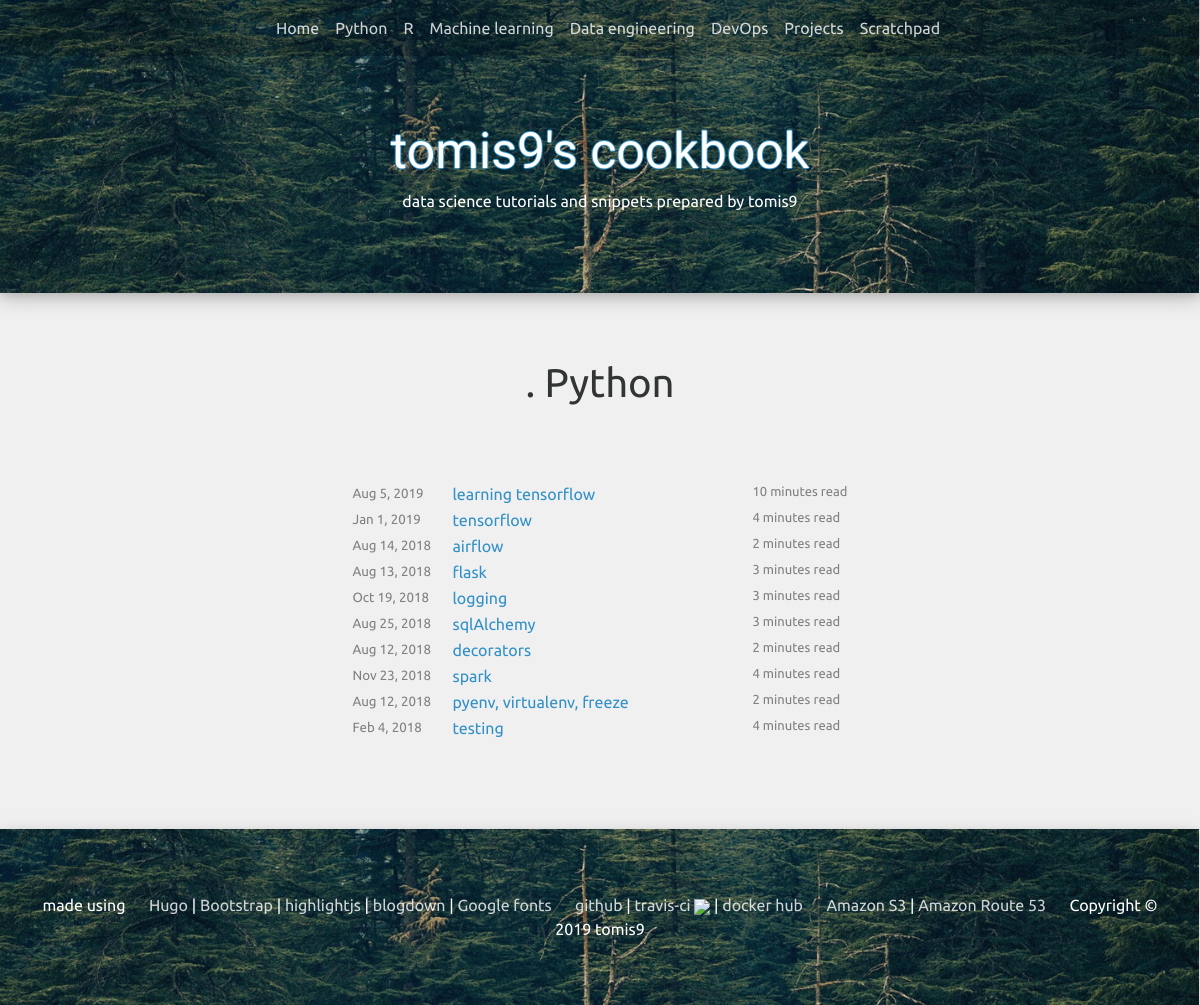
The app's page /list/python/ with its own data.
### blog/models.py (models this page shows, shortened)
class Category(models.Model):
    category_slug = models.CharField(max_length=250, primary_key=True)
    category_name = models.CharField(max_length=250)

class CategoryPost(models.Model):
    post_slug = models.ForeignKey(Post, on_delete=models.CASCADE)
    category_slug = models.ForeignKey(Category, on_delete=models.CASCADE)

class Post(models.Model):
    post_slug = models.SlugField(max_length=250, default='empty', primary_key=True)
    title = models.CharField(max_length=250)
    body = models.TextField(default='')
    date = models.DateTimeField(default=timezone.now)
    draft = models.BooleanField(default=True)
    read_time = models.IntegerField(default=0)
    def get_absolute_url(self):
        return "/post/" + self.post_slug
    def format_date(self):
        return self.date.strftime("%b %-d, %Y")
    class Meta:
        ordering = ('-date',)

### blog/views.py (the view)
# urls.py: path('list/<slug:category_slug>/', view_list, name='view_list'),
def view_list(request, category_slug):
    category = Category.objects.get(category_slug=category_slug)
    posts = CategoryPost.objects.filter(category_slug=category)
    categories = Category.objects.all()
    category_posts = CategoryPost.objects.all()
    context = {'category': category, 'posts': posts, 'categories': categories,
               'category_posts': category_posts}
    return render(request, 'blog/post/list.html', context)

### blog/templates/blog/post/list.html (shortened to what this page needs)
{% extends "blog/base.html" %}
{% load static %}
{% block content %}
<div class="list-div">
  <div class="article-title">
    <object type="image/svg+xml" data="{% static "/folder.svg" %}" height="30px"
            width="30px">.</object>
    {{ category.category_name }}
  </div>
  <br>
  <br>
  <table style="margin: 0 auto;">
      {% for post in posts %}
        <tr>
          <td style="white-space: nowrap; width: 100px; color: gray; font-size: smaller;">
            {{ post.post_slug.format_date }}
          </td>
          <td id="list-titles">
            <a href="{{ post.post_slug.get_absolute_url }}">
              {{ post.post_slug.title }}
            </a>
          </td>
          <td class="d-none d-lg-block d-xl-block" style="color: gray; font-size: small;">
              {{ post.post_slug.read_time }} {% if post.post_slug.read_time == 1 %} minute {% else %} minutes {% endif %} read
          </td>
        </tr>
      {% endfor %}
  </table>
    <br>
    <br>
</div>
{% endblock %}

### blog/templates/blog/base.html (shortened to what this page needs)
{% load static %}
<!DOCTYPE html>
<html lang="en">
  <head>
  <link rel="stylesheet" href="https://maxcdn.bootstrapcdn.com/bootstrap/4.3.1/css/bootstrap.min.css">
  <link rel="stylesheet" href="{% static "/css/bootstrap-toc.css" %}">
  <link rel="stylesheet" href="{% static "/css/darcula.css" %}">
  <link rel="stylesheet" href="{% static "/css/style.css" %}">
  <link rel="stylesheet" href="https://cdn.jsdelivr.net/npm/katex@0.10.2/dist/katex.min.css">
</head>
<body data-spy="scroll" data-target="#toc">
<nav id="navbar" class="navbar navbar-expand-md fixed-top navbar-hide transition">
    <div class="collapse navbar-collapse" id="collapsibleNavbar">
        <ul class="navbar-nav">
            <li class="nav-item">
                <a class="nav-link" href="/">Home</a>
            </li>
            {% for category in categories %}
                <li class="nav-item dropdown">
                    <a class="nav-link dropdown-toggle" data-toggle="dropdown">{{ category.category_name }}</a>
                </li>
            {% endfor %}
        </ul>
    </div>
</nav>
<div class="jumbotron text-center" id="header">
  <div id="header-title">
      <a href="/">tomis9's cookbook</a>
  </div>
  <p style="color: white;">data science tutorials and snippets prepared by tomis9</p>
</div>
{% block content %}
{% endblock %}
<div class="jumbotron text-center" id="footer">
  made using &emsp;
  <br class="d-xl-none">
  <a href="https://gohugo.io/">Hugo</a> |
  <a href="https://getbootstrap.com/">Bootstrap</a> |
  <a href="https://highlightjs.org/">highlightjs</a> |
  <a href="https://bookdown.org/yihui/blogdown/">blogdown</a> |
  <a href="https://fonts.google.com/">Google fonts</a> &emsp;
  <br class="d-xl-none">
  <a href="https://github.com/tomis9/cookbook">github</a> |
  <a href="https://travis-ci.org/tomis9/cookbook">travis-ci</a> <a href="https://travis-ci.org/tomis9/cookbook"><img src="https://api.travis-ci.org/tomis9/cookbook.png"></img></a> |
  <a href="https://hub.docker.com/r/tomis9/cookbook">docker hub</a> &emsp;
  <br class="d-xl-none">
  <a href="https://aws.amazon.com/s3">Amazon S3</a> |
  <a href="https://aws.amazon.com/route53/">Amazon Route 53</a> &emsp;
  <br class="d-xl-none">
  Copyright &copy; 2019 tomis9
</div>
</body>
</html>

### blog/static/css/style.css (style rules this page uses)
body { background-color: rgb(240, 240, 240); }
#navbar { color: white; }
.transition { -webkit-transition: all 0.5s ease-in-out; -moz-transition: all 0.5s ease-in-out; -o-transition: all 0.5s ease-in-out; transition: all 0.5s ease-in-out; }
.navbar-hide { background-color: none; background-image: url('/static/random-forest3.jpg'); background-position: center; background-repeat: no-repeat; background-size: cover; }
#header-title { margin: 0; margin-top: 50px; }
#header-title a:link, #header-title a:visited { text-shadow: -1px 0 #3090c7, 0 1px #3090c7, 1px 0 #3090c7, 0 -1px #3090c7; color: white; font-family: 'Fascinate', cursive; font-size: 50px; }
.navbar { overflow-x: hidden; max-height: 100%; }
@media (min-width: 768px) { .navbar-hide { background-color: rgba(0, 0, 0, 0.15); background-image: none; } }
@media (min-width: 768px) { .navbar-nav { margin:0 auto; } }
@media (min-width: 768px) { .navbar { overflow: visible; max-height: 1000px; } }
.nav-link, .nav-item { color: rgba(255, 255, 255, 0.8); }
.dropdown-toggle::after { display:none; }
.list-div { margin: auto; margin-top: 20px; margin-bottom: 20px; max-width: 1000px; padding: 20px; font-family: 'Ubuntu', sans-serif; color: #313632; }
.article a:link, .article a:visited, .list-div a:link, .list-div a:visited { color: #3090C7; color: rgba(48, 144, 199, 1); }
.article-title { font-size: 40px; margin-top: 20px; margin-bottom: 20px; text-align: center; }
#header { margin-bottom:0; background-image: url('/static/random-forest3.jpg'); background-position: center; background-repeat: no-repeat; background-size: cover; border-radius: 0; box-shadow: 0 4px 8px 0 rgba(0, 0, 0, 0.1), 0 6px 20px 0 rgba(0, 0, 0, 0.19); font-family: 'Ubuntu', sans-serif; }
#footer { background-image: url('/static/random-forest3.jpg'); background-position: center; background-repeat: no-repeat; background-size: cover; border-radius: 0; box-shadow: 0 4px 8px 0 rgba(0, 0, 0, 0.1), 0 6px 20px 0 rgba(0, 0, 0, 0.19); margin-bottom:0; color: white; font-family: 'Ubuntu', sans-serif; }
#footer a:link, #footer a:visited { color: rgba(255, 255, 255, 0.8); }
.nav-link { font-family: 'Ubuntu', sans-serif; }
#list-titles { width: 150px; }
@media (min-width: 768px) { #list-titles { width: 300px; } }

### records on screen
Category: category_name "Python"
Category: category_name "R"
Category: category_name "Machine learning"
Category: category_name "Data engineering"
Category: category_name "DevOps"
Category: category_name "Projects"
Category: category_name "Scratchpad"
CategoryPost: post_slug.format_date "Aug 5, 2019", post_slug "learning tensorflow", post_slug.read_time "10", shows "minutes"
CategoryPost: post_slug.format_date "Jan 1, 2019", post_slug "tensorflow", post_slug.read_time "4", shows "minutes"
CategoryPost: post_slug.format_date "Aug 14, 2018", post_slug "airflow", post_slug.read_time "2", shows "minutes"
CategoryPost: post_slug.format_date "Aug 13, 2018", post_slug "flask", post_slug.read_time "3", shows "minutes"
CategoryPost: post_slug.format_date "Oct 19, 2018", post_slug "logging", post_slug.read_time "3", shows "minutes"
CategoryPost: post_slug.format_date "Aug 25, 2018", post_slug "sqlAlchemy", post_slug.read_time "3", shows "minutes"
CategoryPost: post_slug.format_date "Aug 12, 2018", post_slug "decorators", post_slug.read_time "2", shows "minutes"
CategoryPost: post_slug.format_date "Nov 23, 2018", post_slug "spark", post_slug.read_time "4", shows "minutes"
CategoryPost: post_slug.format_date "Aug 12, 2018", post_slug "pyenv, virtualenv, freeze", post_slug.read_time "2", shows "minutes"
CategoryPost: post_slug.format_date "Feb 4, 2018", post_slug "testing", post_slug.read_time "4", shows "minutes"
